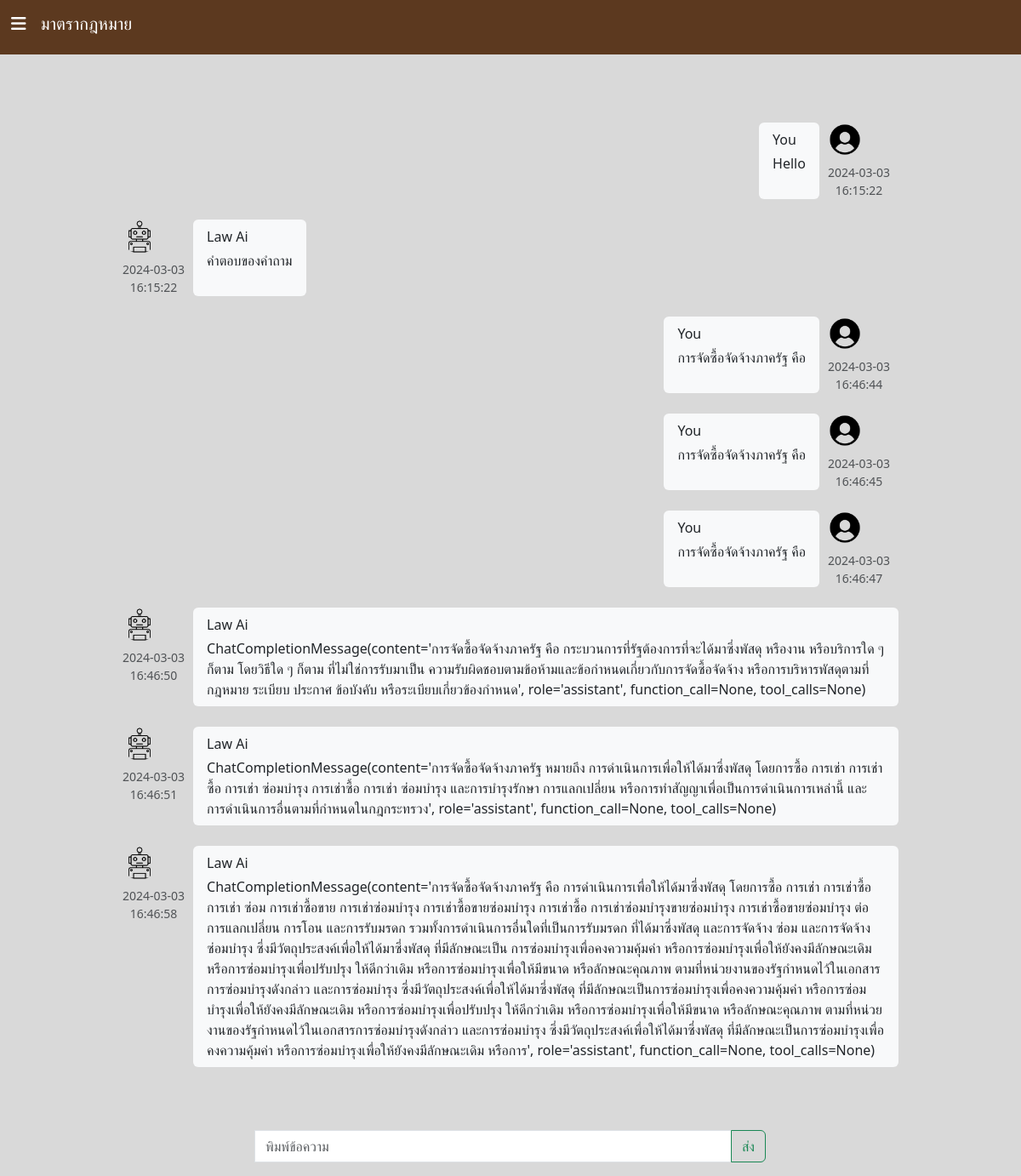
The app's page /messeges/Hello/ with its own data.
### models/messeges.py (models this page shows)
class Messege(db.Model):
    id = db.Column(
        db.BigInteger().with_variant(db.Integer, "sqlite"),
        primary_key=True,
        autoincrement=True,
    )
    description = db.Column(db.String)
    topic = db.Column(db.String)
    created_by = db.Column(db.String)
    created_date = db.Column(db.DateTime)

### views/messeges.py (the view, shortened to what this page needs)
@bp.route(
    "/",
    methods=["GET", "POST"],
    defaults={"topic_name": None},
)
@bp.route("/<topic_name>/", methods=["GET", "POST"])
def index(topic_name):
    messeges = None
    if topic_name:
        messeges = models.db.session.query(Messege).filter_by(topic=topic_name)
    print("------------>", messeges)
    topics = models.db.session.query(Topic)
    form = ms.MessegeForm()
    if not form.validate_on_submit():
        print(form.errors)
        return render_template(
            "/messeges/index.html",
            form=form,
            messeges=messeges,
            topics=topics,
        )

### forms/messeges.py
class MessegeForm(FlaskForm):
    description = StringField("พิมพ์ข้อความ", validators=[validators.DataRequired()])

### templates/messeges/index.html (shortened to what this page needs)
<!DOCTYPE html>
<html>
<head>
  <link rel="stylesheet" href="https://kit.fontawesome.com/eab4031eed.css">
  <link href="https://cdn.jsdelivr.net/npm/bootstrap@5.3.0-alpha1/dist/css/bootstrap.min.css" rel="stylesheet"
>
</head>
<body style="height:90vh; background-color: #D9D9D9;">
  <nav class="navbar position-fixed" style="background-color: #5C391F; height:8vh; width:100%">
    <button class="btn text-white " type="button" data-bs-toggle="offcanvas" data-bs-target="#offcanvasExample"
      aria-controls="offcanvasExample">
      <h5><i class="fa-solid fa-bars" style="margin-right:1vw;"></i> มาตรากฎหมาย </h5>
    </button>
  </nav>
  <div class="d-flex flex-column-reverse"
    style="width:100%; padding-top:15vh; padding-left:10%; padding-right:10%; padding-bottom:10vh; background-color: #D9D9D9;">
    <div class="chat-messages p-4">
      {% if messeges %}
      {% for ms in messeges %}
      {% if ms.created_by == 'User' %}
      <div class="chat-message-right mb-4" style="padding-right:10px;">
        <div style="padding-left:10px;">
          <img src="/static/user.png" class="rounded-circle mr-1" alt="Chris Wood" width="40" height="40">
          <div class="text-muted small text-nowrap mt-2 text-center"> {{ ms.created_date.strftime('%Y-%m-%d') }}</br>
            {{ ms.created_date.strftime('%H:%M:%S') }} </div>
        </div>
        <div class="flex-shrink-1 bg-light rounded py-2 px-3 mr-3">
          <div class="font-weight-bold mb-1">You</div>
          {{ ms.description }}
        </div>
      </div>
      {% else %}
      <div class="chat-message-left pb-4">
        <div style="padding-right:10px;">
          <img src="/static/robot.png" class="rounded-circle mr-1" alt="Sharon Lessman" width="40" height="40">
          <div class="text-muted small text-nowrap mt-2 text-center"> {{ ms.created_date.strftime('%Y-%m-%d') }}</br>
            {{ ms.created_date.strftime('%H:%M:%S') }} </div>
        </div>
        <div class="flex-shrink-1 bg-light rounded py-2 px-3 ml-3">
          <div class="font-weight-bold mb-1"> Law Ai</div>
          {{ ms.description }}
        </div>
      </div>
      {% endif %}
      {% endfor %}
      {% endif %}
    </div>
  </div>
  <div class="position-fixed bottom-0 start-50 translate-middle-x" style="width:50vw">
    <form method="POST">
      <div class="input-group mb-3">
        {{ form.description(class_="form-control",placeholder="พิมพ์ข้อความ" )}}
        <button class="btn btn-outline-success" type="submit">ส่ง</button>
      </div>
    </form>
  </div>
</body>
</html>

### templates/messeges/index.html (style rules this page uses)
.chat-messages { display: flex; flex-direction: column; padding-top: 20; }
.chat-message-left, .chat-message-right { display: flex; flex-shrink: 0 }
.chat-message-left { margin-right: auto }
.chat-message-right { flex-direction: row-reverse; margin-left: auto }

### records on screen
Messege: created_date "2024-03-03", created_date "16:15:22", description "Hello"
Messege: created_date "2024-03-03", created_date "16:15:22", description "คำตอบของคำถาม"
Messege: created_date "2024-03-03", created_date "16:46:44", description "การจัดซื้อจัดจ้างภาครัฐ คือ"
Messege: created_date "2024-03-03", created_date "16:46:45", description "การจัดซื้อจัดจ้างภาครัฐ คือ"
Messege: created_date "2024-03-03", created_date "16:46:47", description "การจัดซื้อจัดจ้างภาครัฐ คือ"
Messege: created_date "2024-03-03", created_date "16:46:50", description "ChatCompletionMessage(content='การจัดซื้อจัดจ้างภาครัฐ คือ กระบวนการที่รัฐต้องการที่จะได้มาซึ่งพัสดุ หรืองาน หรือบริการใด ๆ ก็ตาม โดยวิธีใด ๆ ก็ตาม ที่ไม่ใช่การรับมาเป็น ความรับผิดชอบตามข้อห้ามและข้อกำหนดเกี่ยวกับการจัดซื้อจัดจ้าง หรือการบริหารพัสดุตามที่กฎหมาย ระเบียบ ประกาศ ข้อบังคับ หรือระเบียบเกี่ยวข้องกำหนด', role='assistant', function_call=None, tool_calls=None)"
Messege: created_date "2024-03-03", created_date "16:46:51", description "ChatCompletionMessage(content='การจัดซื้อจัดจ้างภาครัฐ หมายถึง การดำเนินการเพื่อให้ได้มาซึ่งพัสดุ โดยการซื้อ การเช่า การเช่าซื้อ การเช่า ซ่อมบำรุง การเช่าซื้อ การเช่า ซ่อมบำรุง และการบำรุงรักษา การแลกเปลี่ยน หรือการทำสัญญาเพื่อเป็นการดำเนินการเหล่านี้ และการดำเนินการอื่นตามที่กำหนดในกฎกระทรวง', role='assistant', function_call=None, tool_calls=None)"
Messege: created_date "2024-03-03", created_date "16:46:58", description "ChatCompletionMessage(content='การจัดซื้อจัดจ้างภาครัฐ คือ การดำเนินการเพื่อให้ได้มาซึ่งพัสดุ โดยการซื้อ การเช่า การเช่าซื้อ การเช่า ซ่อม การเช่าซื้อขาย การเช่าซ่อมบำรุง การเช่าซื้อขายซ่อมบำรุง การเช่าซื้อ การเช่าซ่อมบำรุงขายซ่อมบำรุง การเช่าซื้อขายซ่อมบำรุง ต่อ การแลกเปลี่ยน การโอน และการรับมรดก รวมทั้งการดำเนินการอื่นใดที่เป็นการรับมรดก ที่ได้มาซึ่งพัสดุ และการจัดจ้าง ซ่อม และการจัดจ้างซ่อมบำรุง ซึ่งมีวัตถุประสงค์เพื่อให้ได้มาซึ่งพัสดุ ที่มีลักษณะเป็น การซ่อมบำรุงเพื่อคงความคุ้มค่า หรือการซ่อมบำรุงเพื่อให้ยังคงมีลักษณะเดิม หรือการซ่อมบำรุงเพื่อปรับปรุง ให้ดีกว่าเดิม หรือการซ่อมบำรุงเพื่อให้มีขนาด หรือลักษณะคุณภาพ ตามที่หน่วยงานของรัฐกำหนดไว้ในเอกสารการซ่อมบำรุงดังกล่าว และการซ่อมบำรุง…"
